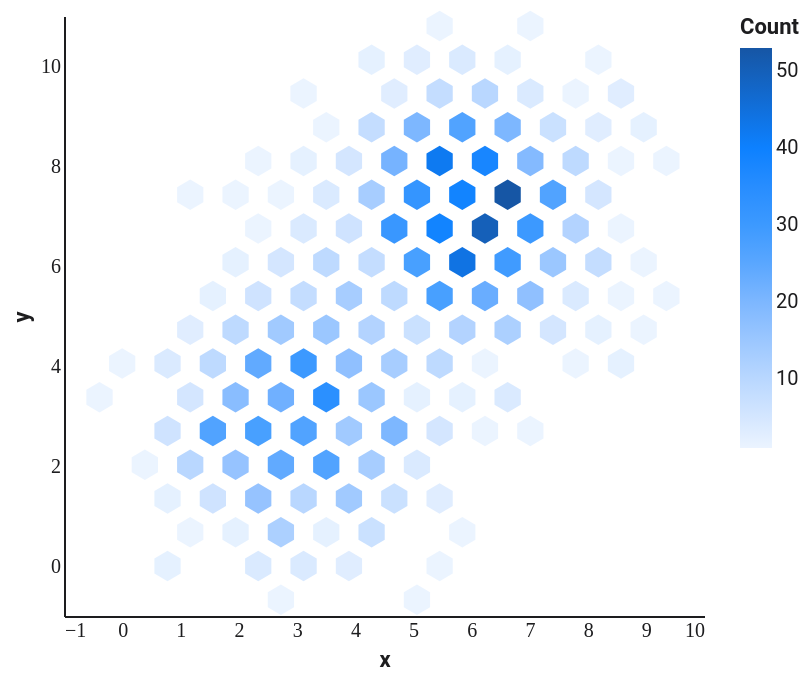

Source (Vega-Lite JSON):
### Vega-Lite specification from a JSON file in a GitHub repository (floating-point values rounded to 4 significant figures; data arrays with more than 128 entries replaced by an {"elided": "..."} marker saying what was removed)
{"$schema": "https://vega.github.io/schema/vega-lite/v5.json", "width": 320, "height": 300, "config": {"background": "#FFFFFF", "font": "Roboto, Roboto Serif, Roboto Mono, system-ui, sans-serif", "view": {"stroke": null, "cornerRadius": 10}, "axis": {"domain": true, "domainColor": "#1D1D1F", "labelColor": "#1D1D1F", "titleColor": "#1D1D1F", "grid": false, "ticks": false, "labelFont": "Roboto Mono", "titleFont": "Roboto"}, "axisTop": {"domain": false, "domainColor": null, "labels": false, "ticks": false, "title": null}, "axisRight": {"domain": false, "domainColor": null, "labels": false, "ticks": false, "title": null}, "legend": {"titleFont": "Roboto", "labelFont": "Roboto", "labelColor": "#1D1D1F", "titleColor": "#1D1D1F"}, "title": {"font": "Roboto", "fontSize": 14, "color": "#1D1D1F", "subtitleFont": "Roboto", "subtitleColor": "#1D1D1F"}, "range": {"category": ["#FF3B30", "#FF9500", "#FFCC00", "#28CD41", "#79DBDC", "#007AFF", "#AF52DE", "#FF2D55"]}, "bar": {"cornerRadiusEnd": 4}, "line": {"strokeWidth": 2}, "point": {"filled": true, "size": 40}}, "data": {"values": {"elided": "139 records"}}, "mark": {"type": "point", "shape": "M0,-1 L0.866,-0.5 L0.866,0.5 L0,1 L-0.866,0.5 L-0.866,-0.5 Z", "filled": true, "size": 230, "stroke": null, "opacity": 0.95}, "encoding": {"x": {"field": "x", "type": "quantitative", "axis": {"title": "x"}}, "y": {"field": "y", "type": "quantitative", "axis": {"title": "y"}}, "color": {"field": "count", "type": "quantitative", "scale": {"range": ["#EAF3FF", "#9CC7FF", "#3E9BFF", "#007AFF", "#0A4DA0"]}, "legend": {"title": "Count"}}}}
